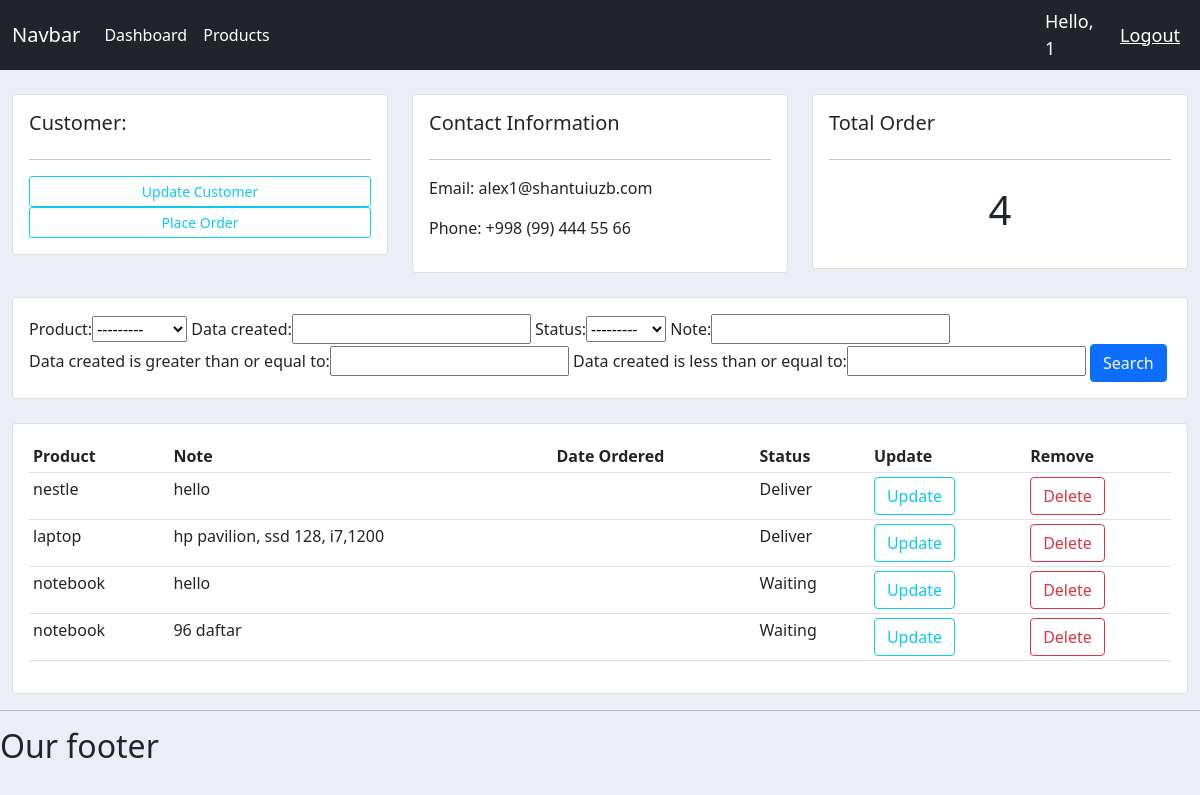
The app's page /customer/1/ (signed in), older data.
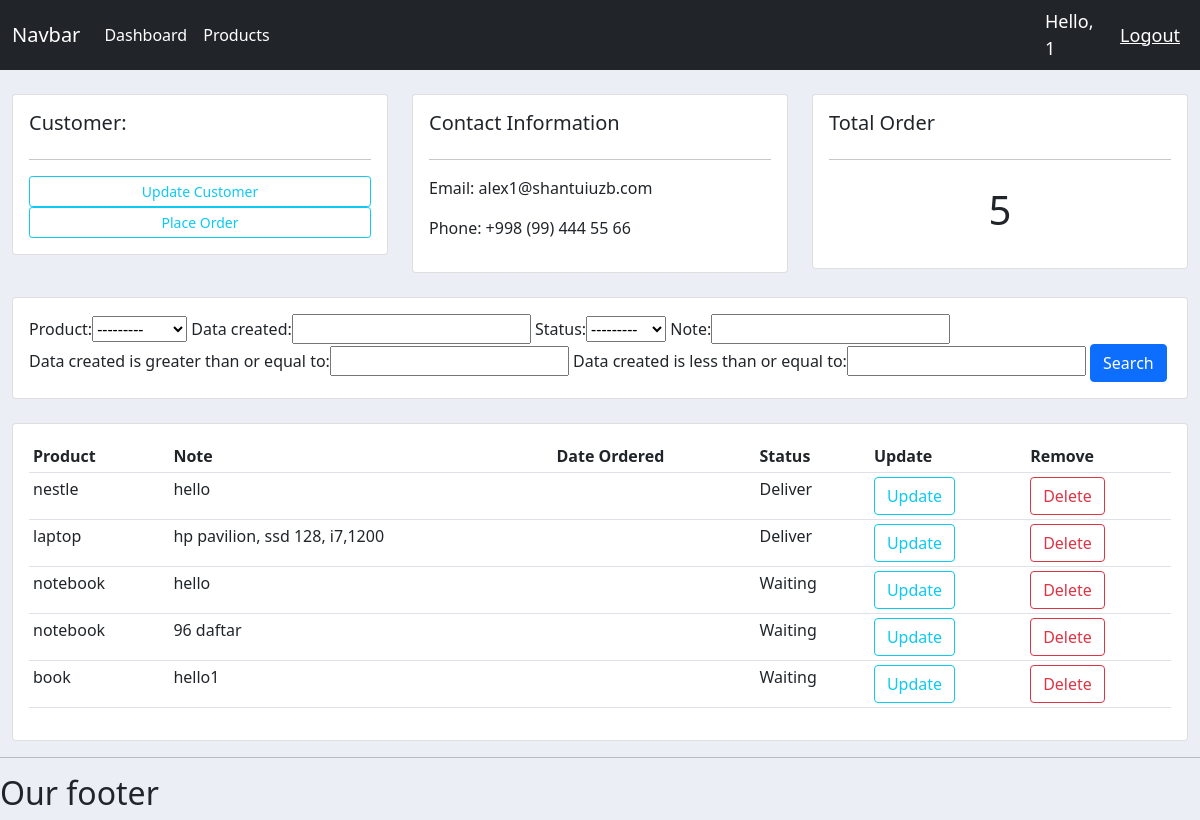
The same page, newer data.
### main/models.py (models this page shows, shortened)
class Order(models.Model):
    STATUS = (
        ('Waiting', 'Waiting'),
        ('Deliver', 'Deliver'),
    )
    customer = models.ForeignKey(Customer, null=True, on_delete=models.SET_NULL)
    product = models.ForeignKey(Product, null=True, on_delete=models.SET_NULL)
    data_created = models.DateTimeField(auto_now_add=True, null=True)
    status = models.CharField(max_length=200, null=True, choices=STATUS)
    note = models.CharField(max_length=1000, null=True)

class Product(models.Model):
    CATEGORY = (
        ('Indoor', 'Indoor'),
        ('Out door', 'Out door'),
    )
    name = models.CharField(max_length=100, null=True)
    price = models.FloatField(null=True)
    category = models.CharField(max_length=200, null=True, choices=CATEGORY)
    description = models.CharField(max_length=100, null=True)
    date_create = models.DateTimeField(auto_now_add=True, null=True)
    def __str__(self):
        return self.name

### main/views.py (the view)
# urls.py: path('customer/<str:pk_test>/', views.customer, name="customer"),
@login_required(login_url='login')
def customer(request, pk_test):
    customer = Customer.objects.get(id=pk_test)
    orders = customer.order_set.all()
    order_count = orders.count()
    myFilter = OrderFilter(request.GET, queryset=orders)
    orders = myFilter.qs
    context = {'customer': customer, 'orders': orders,
               'order_count': order_count, 'myFilter': myFilter}
    return render(request, 'main/customer.html', context)

### main/templates/main/customer.html
{% extends 'base.html' %}
{% block content %}
<br>
<div class="row">
    <div class="col-md">
        <div class="card card-body">
            <h5>Customer:</h5>
            <hr>
            <a class="btn btn-outline-info btn-sm btn-block" href="">Update Customer</a>
            <a class="btn btn-outline-info  btn-sm btn-block" href="{% url 'create_order' customer.id %}">Place Order</a>
        </div>
    </div>
   <div class="col-md">
        <div class="card card-body">
            <h5>Contact Information</h5>
            <hr>
            <p>Email: {{customer.email}}</p>
            <p>Phone: {{customer.phone}}</p>
        </div>
    </div>
    <div class="col-md">
        <div class="card card-body">
            <h5>Total Order</h5>
            <hr>
            <h1 style="text-align: center;padding: 10px;">{{order_count}}</h1>
        </div>
    </div>
</div>
<br>
<div class="row">
    <div class="col">
        <div class="card card-body">
            <form method="get">
                {{myFilter.form}}
                <button class="btn btn-primary" type="submit">Search</button>
            </form>
        </div>
    </div>
</div>
<br>
<div class="row">
    <div class="col-md">
        <div class="card card-body">
            <table class="table table-sm">
                <tr>
                    <th>Product</th>
                    <th>Note</th>
                    <th>Date Ordered</th>
                    <th>Status</th>
                    <th>Update</th>
                    <th>Remove</th>
                </tr>
                {% for order in orders %}
                    <tr>
                        <td>{{order.product}}</td>
                        <td>{{order.note}}</td>
                        <td>{{order.date_created}}</td>
                        <td>{{order.status}}</td>
                        <td><a  class="btn btn-outline-info btn-md " href="{% url 'update_order' order.id %}">Update</a></td>
                        <td><a class="btn btn-outline-danger btn-md " href="{% url 'delete_order' order.id %}">Delete</a></td>
                    </tr>
                {% endfor %}
            </table>
        </div>
    </div>
</div>
{% endblock %}

Row changes from the older to the newer data that the page shows:
added Order: product "book", note "hello1", status "Waiting"
Text that changed along with them:
{{ order_count }}: "4" → "5"
